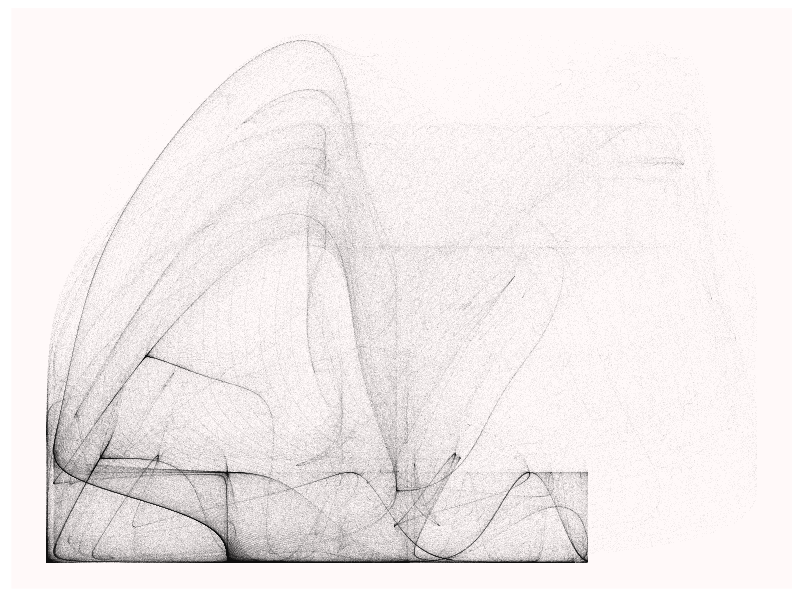
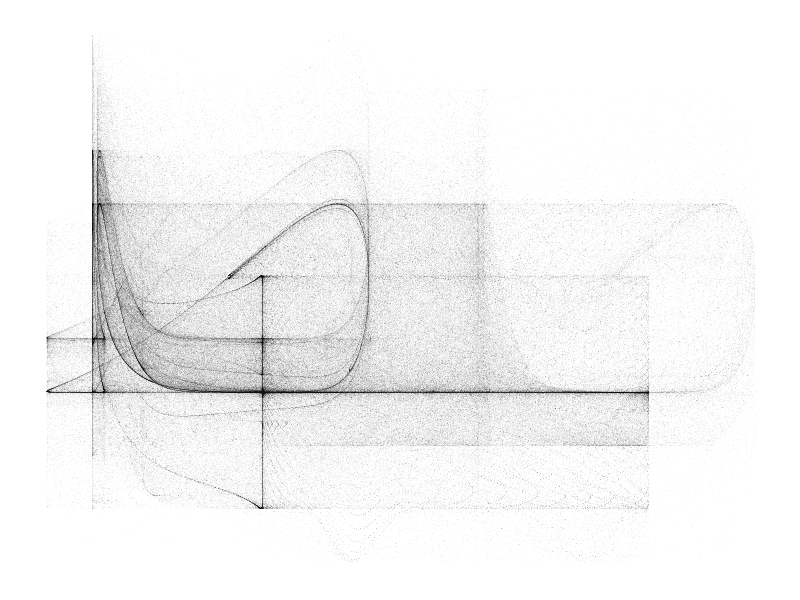
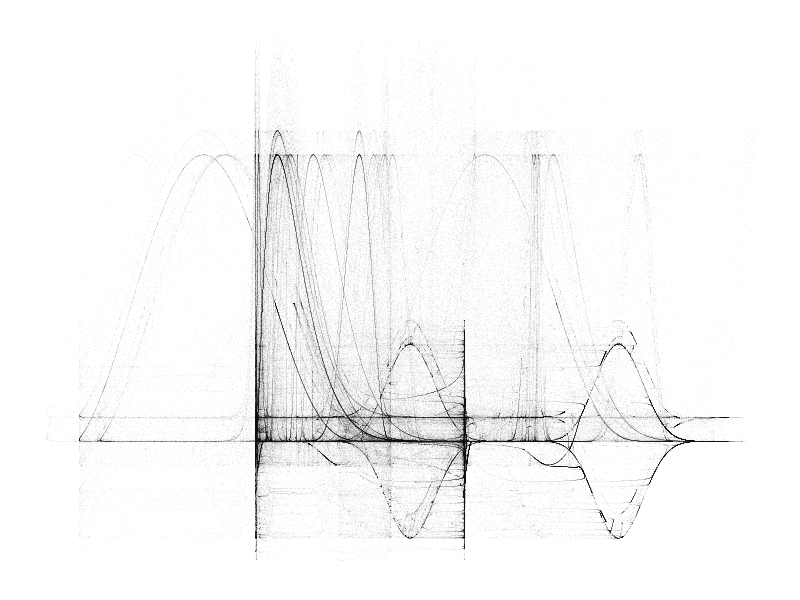
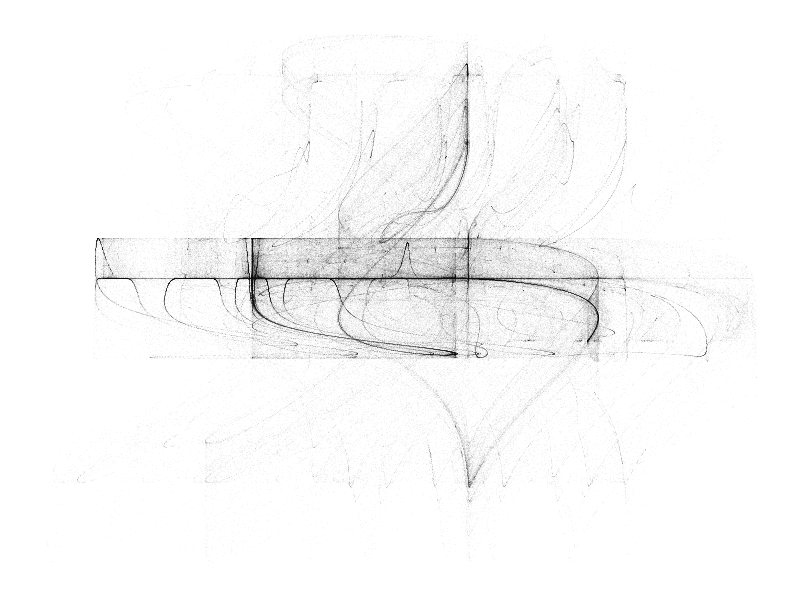
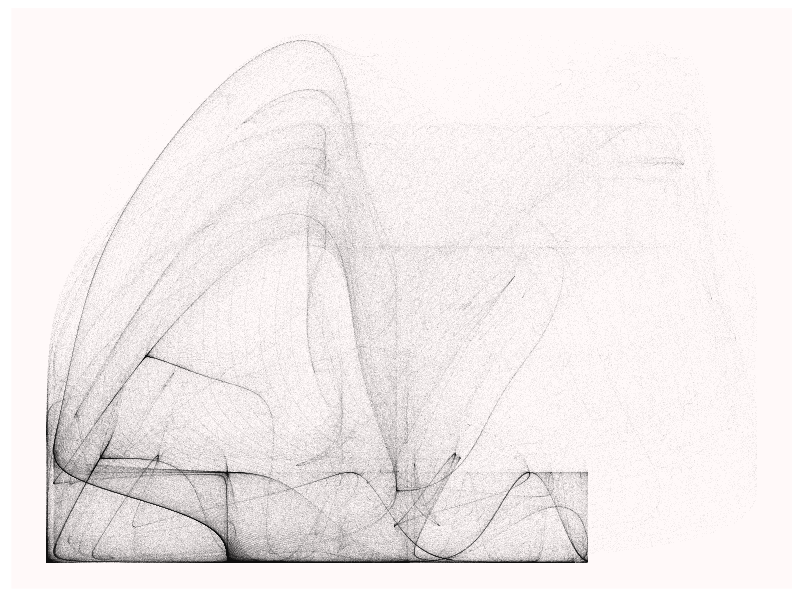
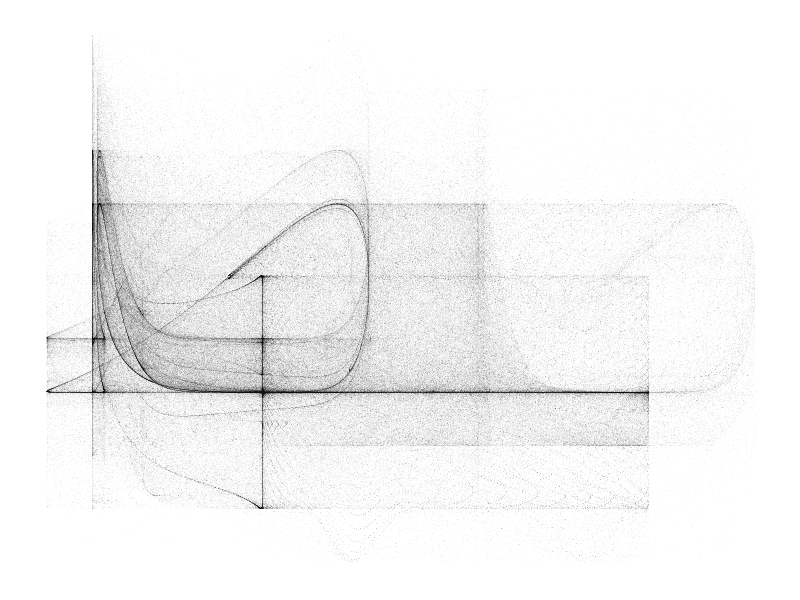
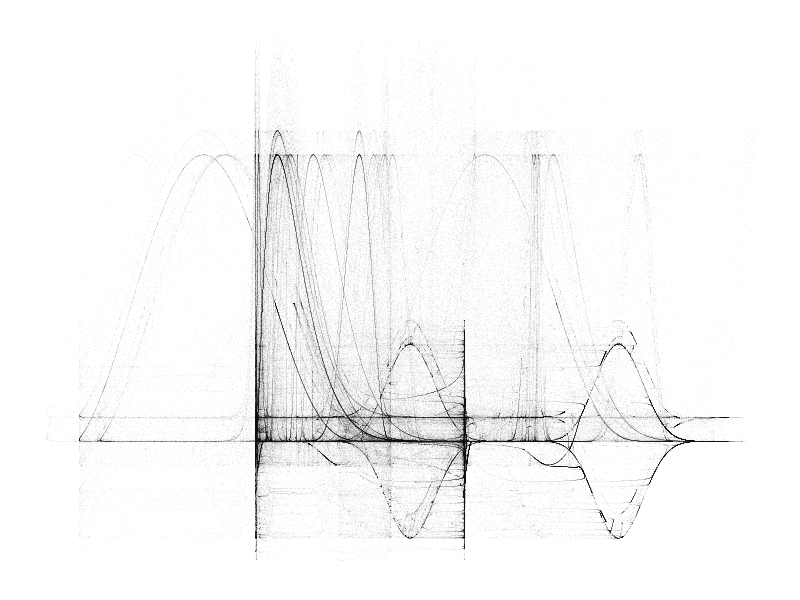
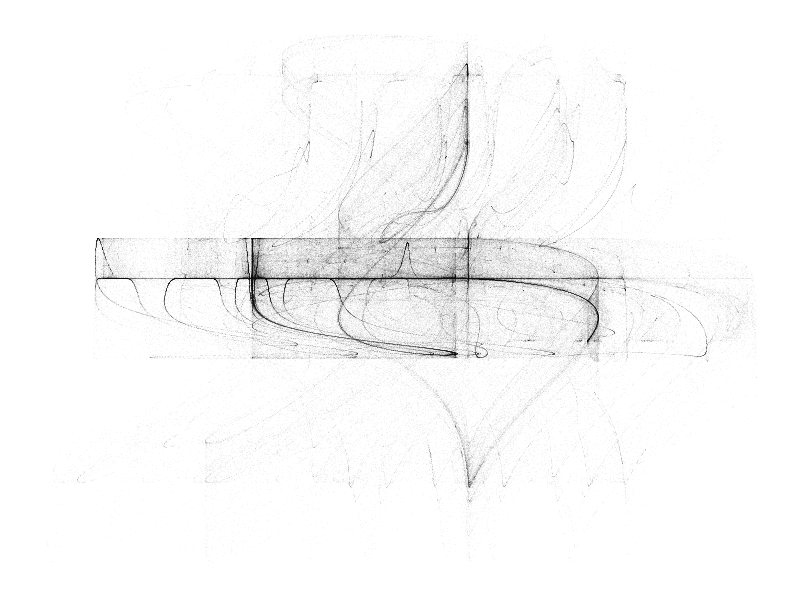

The R source for these figures, in order: (Note: a time limit stopped this script after it produced the figures.)
# Load libraries ---------------------------------------------------------------

library(ggplot2)
library(dplyr)
library(purrr)

# masaru_ratchets_202101041615 -------------------------------------------------

# Define theme
#cream #FAF4E7
#charcoal #1E1E1E
opt = theme(legend.position  = "none",
            panel.background = element_rect(fill="#fff9f9"),
            axis.ticks       = element_blank(),
            panel.grid       = element_blank(),
            axis.title       = element_blank(),
            axis.text        = element_blank())

# Prepare data frame
createTrajectory <- function(n, x0, y0, t0, p, q, a1, a2, a3, a4, a5, a6, f1, f2, f3, f4, f5, f6) {
  x <- vector(mode = "numeric", length = n)
  y <- vector(mode = "numeric", length = n)
  t <- vector(mode = "numeric", length = n)
  
  x[1] <- x0
  y[1] <- y0
  t[1] <- t0
  for(i in 2:n) {
    x[i] = a1*sin(f1*y[i-1])^p+a2*cos(f2*y[i-1])^q+a3*sin(f3*t[i-1])^p
    y[i] = a4*cos(f4*x[i-1])^q+a5*sin(f5*y[i-1])^p+a6*cos(f6*t[i-1])^q
    t[i] = t[i-1]+v
  }
  
  data.frame(x = x, y = y)
}

a1 <- 1.8
a2 <- 1.1
a3 <- 2.2
a4 <- 0.654
a5 <- 2.3
a6 <- 0.9
f1 <- 1.3
f2 <- 2
f3 <- 1.89
f4 <- 1.3
f5 <- 1.5
f6 <- 1.1
p <- 6
q <- 12
v <- 8.4

df=createTrajectory(1000000, 0, 0, 0, p, q, a1, a2, a3, a4, a5, a6, f1, f2, f3, f4, f5, f6)

# Build plot
ggplot(df, aes(x, y)) + geom_point(color="#1E1E1E", shape=46, alpha=.03) + opt

# Export to PNG
ggsave("masaru_rachets_202101041615.png",
       device = "png", width = 12, height = 12, units = "in", dpi = 600)

# ratchet_attractors_202101041620 ----------------------------------------------

# Define theme
#cream #FAF4E7
#charcoal #1E1E1E
opt = theme(legend.position  = "none",
            panel.background = element_rect(fill="#FFFFFF"),
            axis.ticks       = element_blank(),
            panel.grid       = element_blank(),
            axis.title       = element_blank(),
            axis.text        = element_blank())

# Prepare data frame
createTrajectory <- function(n, x0, y0, t0, p, q, a1, a2, a3, a4, a5, a6, f1, f2, f3, f4, f5, f6) {
  x <- vector(mode = "numeric", length = n)
  y <- vector(mode = "numeric", length = n)
  t <- vector(mode = "numeric", length = n)
  
  x[1] <- x0
  y[1] <- y0
  t[1] <- t0
  for(i in 2:n) {
    x[i] = a1*sin(f1*y[i-1])^p+a2*cos(f2*y[i-1])^q+a3*sin(f3*t[i-1])^p
    y[i] = a4*cos(f4*x[i-1])^q+a5*sin(f5*y[i-1])^p+a6*cos(f6*t[i-1])^q
    t[i] = t[i-1]+v
  }
  
  data.frame(x = x, y = y)
}

a1 <- 1.8
a2 <- 1.1
a3 <- 2.5
a4 <- 0.654
a5 <- 2.3
a6 <- 1.42
f1 <- 1.3
f2 <- 2
f3 <- 1.22
f4 <- 1.3
f5 <- 3.6
f6 <- 1.1
p <- 6
q <- 15
v <- 7.9

df=createTrajectory(750000, 0, 0, 0, p, q, a1, a2, a3, a4, a5, a6, f1, f2, f3, f4, f5, f6)

# Build plot
ggplot(df, aes(x, y)) + geom_point(color="#1E1E1E", shape=46, alpha=.03) + opt

# Export to PNG
ggsave("rachet_attractors_202101041620.png",
       device = "png", width = 12, height = 12, units = "in", dpi = 600)

# ratchet_attractors_202101041621 ----------------------------------------------

# Define theme
#cream #FAF4E7
#charcoal #1E1E1E
opt = theme(legend.position  = "none",
            panel.background = element_rect(fill="#FFFFFF"),
            axis.ticks       = element_blank(),
            panel.grid       = element_blank(),
            axis.title       = element_blank(),
            axis.text        = element_blank())

# Prepare data frame
createTrajectory <- function(n, x0, y0, t0, p, q, a1, a2, a3, a4, a5, a6, f1, f2, f3, f4, f5, f6) {
  x <- vector(mode = "numeric", length = n)
  y <- vector(mode = "numeric", length = n)
  t <- vector(mode = "numeric", length = n)
  
  x[1] <- x0
  y[1] <- y0
  t[1] <- t0
  for(i in 2:n) {
    x[i] = a1*sin(f1*y[i-1])^p+a2*cos(f2*y[i-1])^q+a3*sin(f3*t[i-1])^p
    y[i] = a4*cos(f4*x[i-1])^q+a5*sin(f5*y[i-1])^p+a6*cos(f6*t[i-1])^q
    t[i] = t[i-1]+v
  }
  
  data.frame(x = x, y = y)
}

a1 <- 1.2
a2 <- 1.85
a3 <- 2.5
a4 <- 0.354
a5 <- 4.2
a6 <- 1.42
f1 <- 1.3
f2 <- 2
f3 <- 0.22
f4 <- 1.3
f5 <- 7.5
f6 <- 1.1
p <- 12
q <- 25
v <- 4.2

df=createTrajectory(800000, 0, 0, 0, p, q, a1, a2, a3, a4, a5, a6, f1, f2, f3, f4, f5, f6)

# Build plot
ggplot(df, aes(x, y)) + geom_point(color="#1E1E1E", shape=46, alpha=.03) + opt

# Export to PNG
ggsave("rachet_attractors_202101041621.png",
       device = "png", width = 12, height = 12, units = "in", dpi = 600)

# ratchet_attractors_202101041623 ----------------------------------------------

# Define theme
#cream #FAF4E7
#charcoal #1E1E1E
opt = theme(legend.position  = "none",
            panel.background = element_rect(fill="#FFFFFF"),
            axis.ticks       = element_blank(),
            panel.grid       = element_blank(),
            axis.title       = element_blank(),
            axis.text        = element_blank())

# Prepare data frame
createTrajectory <- function(n, x0, y0, t0, p, q, a1, a2, a3, a4, a5, a6, f1, f2, f3, f4, f5, f6) {
  x <- vector(mode = "numeric", length = n)
  y <- vector(mode = "numeric", length = n)
  t <- vector(mode = "numeric", length = n)
  
  x[1] <- x0
  y[1] <- y0
  t[1] <- t0
  for(i in 2:n) {
    x[i] = a1*sin(f1*y[i-1])^p+a2*cos(f2*y[i-1])^q+a3*sin(f3*t[i-1])^p
    y[i] = a4*cos(f4*x[i-1])^q+a5*sin(f5*y[i-1])^p+a6*cos(f6*t[i-1])^q
    t[i] = t[i-1]+v
  }
  
  data.frame(x = x, y = y)
}

a1 <- 1.8
a2 <- -3
a3 <- 2.2
a4 <- 0.454
a5 <- 2.3
a6 <- -0.9
f1 <- 3.76
f2 <- 3.221
f3 <- 0.1
f4 <- 1.598
f5 <- -2.356
f6 <- -1
p <- 9
q <- 14
v <- 3.5

df=createTrajectory(500000, 0, 0, 0, p, q, a1, a2, a3, a4, a5, a6, f1, f2, f3, f4, f5, f6)

# Build plot
ggplot(df, aes(x, y)) + geom_point(color="#1E1E1E", shape=46, alpha=.03) + opt

# Export to PNG
ggsave("rachet_attractors_202101041623.png",
       device = "png", width = 12, height = 12, units = "in", dpi = 600)

# ratchet_attractors_202101041631 ----------------------------------------------

# Define theme
#cream #FAF4E7
#charcoal #1E1E1E
opt = theme(legend.position  = "none",
            panel.background = element_rect(fill="#FFFFFF"),
            axis.ticks       = element_blank(),
            panel.grid       = element_blank(),
            axis.title       = element_blank(),
            axis.text        = element_blank())

# Prepare data frame
createTrajectory <- function(n, x0, y0, t0, p, q, a1, a2, a3, a4, a5, a6, f1, f2, f3, f4, f5, f6) {
  x <- vector(mode = "numeric", length = n)
  y <- vector(mode = "numeric", length = n)
  t <- vector(mode = "numeric", length = n)
  
  x[1] <- x0
  y[1] <- y0
  t[1] <- t0
  for(i in 2:n) {
    x[i] = a1*sin(f1*y[i-1])^p+a2*cos(f2*y[i-1])^q+a3*sin(f3*t[i-1])^p
    y[i] = a4*cos(f4*x[i-1])^q+a5*sin(f5*y[i-1])^p+a6*cos(f6*t[i-1])^q
    t[i] = t[i-1]+v
  }
  
  data.frame(x = x, y = y)
}

a1 <- 1.8
a2 <- 1.1
a3 <- 2.2
a4 <- 0.654
a5 <- 2.3
a6 <- -0.9
f1 <- 3.76
f2 <- 3.221
f3 <- 0.1
f4 <- 1.598
f5 <- -2.356
f6 <- -1
p <- 9
q <- 14
v <- 3.5

df=createTrajectory(5000000, 0, 0, 0, p, q, a1, a2, a3, a4, a5, a6, f1, f2, f3, f4, f5, f6)

# Build plot
ggplot(df, aes(x, y)) + geom_point(color="#1E1E1E", shape=46, alpha=.03) + opt

# Export to PNG
ggsave("rachet_attractors_202101041631.png",
       device = "png", width = 12, height = 12, units = "in", dpi = 600)
